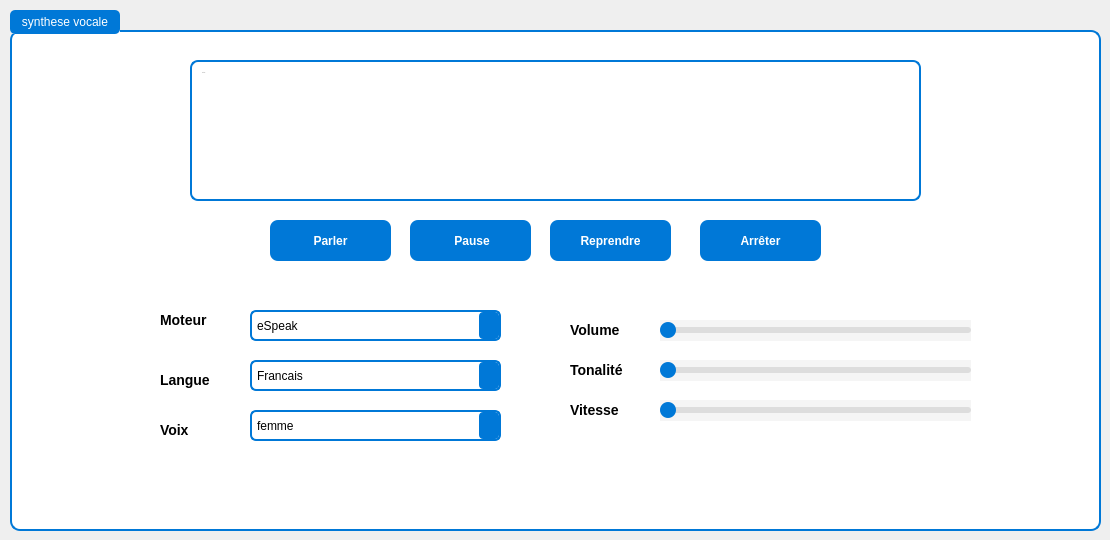
   <widget class="QWidget" name="tab_5">
    <attribute name="title">
     <string>synthese vocale</string>
    </attribute>
    <widget class="QGroupBox" name="groupBox_4">
     <property name="geometry">
      <rect>
       <x>10</x>
       <y>10</y>
       <width>1091</width>
       <height>521</height>
      </rect>
     </property>
     <property name="styleSheet">
      <string notr="true">/* 🎯 QGroupBox - Conteneur avec un style élégant et clair */
QGroupBox {
    background-color:rgb(255, 255, 255); /* Fond clair */
    border: 2px solid #0078D7; /* Bleu moderne */
    border-radius: 10px;
    margin-top: 20px; /* Décalage pour le titre */
    padding: 10px;
}

QGroupBox::title {
    subcontrol-origin: margin;
    subcontrol-position: top left;
    padding: 5px 10px;
    background-color: #0078D7;
    color: white;
    font-weight: bold;
    border-radius: 5px;
}

/* 🏷️ QLabel (Texte en noir) */
QLabel {
    color: black;
    font-size: 14px;
}

/* 📝 QTextEdit */
QTextEdit {
    background-color: white;
    border: 2px solid #0078D7;
    border-radius: 8px;
    padding: 6px;
    color: black;
}

QTextEdit:focus {
    border-color: #005A9E;
}

/* 🎛️ QComboBox */
QComboBox {
    background-color: white;
    border: 2px solid #0078D7;
    border-radius: 6px;
    padding: 5px;
    color: black;
}

QComboBox:hover {
    border-color: #005A9E;
}

QComboBox::drop-down {
    subcontrol-origin: padding;
    subcontrol-position: top right;
    width: 20px;
    background: #0078D7; /* Bleu clair, ou une autre couleur */
    border-radius: 4px;
    border: none;
}

/* Option pour améliorer l'apparence de la flèche */
QComboBox::down-arrow {
     /* Si tu veux une flèche personnalisée */
	image: url(:/img/images/bottom-right_10024180.png);
    width: 18px;
    height: 18px;
}

QComboBox QAbstractItemView {
    background-color: white;
    color: black;
    selection-background-color: #0078D7;
    border-radius: 6px;
}

/* 🔘 QPushButton */
QPushButton {
    background-color: #0078D7;
    border-radius: 8px;
    padding: 8px 15px;
    color: white;
    font-weight: bold;
    border: none;
}

QPushButton:hover {
    background-color: #005A9E;
}

QPushButton:pressed {
    background-color: #004080;
}

/* 🎚️ QSlider */
/* 🎚️ QSlider - Barre de progression claire et élégante */
QSlider::groove:horizontal {
    background: #ddd; /* Gris clair pour la barre */
    height: 6px;
    border-radius: 3px;
}

QSlider::handle:horizontal {
    background: #0078D7; /* Bleu moderne */
    width: 16px;
    height: 16px;
    border-radius: 8px;
    margin: -5px 0;
}

QSlider::handle:horizontal:hover {
    background: #005A9E; /* Bleu plus foncé au survol */
}

QSlider::sub-page:horizontal {
    /*background: #0078D7;  Couleur de remplissage */
    border-radius: 3px;
}

/* 🎨 QLabel - Texte en noir avec fond transparent */
QLabel {
    background-color: transparent;  /* Supprime le fond gris */
    color: black; /* Texte noir pour une bonne lisibilité */
    font-size: 14px;
    font-weight: bold;
}

</string>
     </property>
     <property name="title">
      <string>synthese vocale</string>
     </property>
     <widget class="QComboBox" name="comboVoix">
      <property name="geometry">
       <rect>
        <x>240</x>
        <y>400</y>
        <width>251</width>
        <height>31</height>
       </rect>
      </property>
      <item>
       <property name="text">
        <string>femme</string>
       </property>
       <property name="icon">
        <iconset resource="icons.qrc">
         <normaloff>:/img/images/femme.png</normaloff>:/img/images/femme.png</iconset>
       </property>
      </item>
      <item>
       <property name="text">
        <string>homme</string>
       </property>
       <property name="icon">
        <iconset resource="icons.qrc">
         <normaloff>:/img/images/homme.png</normaloff>:/img/images/homme.png</iconset>
       </property>
      </item>
     </widget>
     <widget class="QPushButton" name="btnReprendre">
      <property name="geometry">
       <rect>
        <x>540</x>
        <y>210</y>
        <width>121</width>
        <height>41</height>
       </rect>
      </property>
      <property name="text">
       <string>Reprendre</string>
      </property>
     </widget>
     <widget class="QComboBox" name="comboMoteur">
      <property name="geometry">
       <rect>
        <x>240</x>
        <y>300</y>
        <width>251</width>
        <height>31</height>
       </rect>
      </property>
      <property name="styleSheet">
       <string notr="true"/>
      </property>
      <item>
       <property name="text">
        <string>eSpeak</string>
       </property>
      </item>
      <item>
       <property name="text">
        <string>Microsoft David</string>
       </property>
      </item>
      <item>
       <property name="text">
        <string>Flite</string>
       </property>
      </item>
     </widget>
     <widget class="QPushButton" name="btnPause">
      <property name="geometry">
       <rect>
        <x>400</x>
        <y>210</y>
        <width>121</width>
        <height>41</height>
       </rect>
      </property>
      <property name="text">
       <string> Pause</string>
      </property>
     </widget>
     <widget class="QPushButton" name="btnParler">
      <property name="geometry">
       <rect>
        <x>260</x>
        <y>210</y>
        <width>121</width>
        <height>41</height>
       </rect>
      </property>
      <property name="text">
       <string>Parler</string>
      </property>
     </widget>
     <widget class="QComboBox" name="comboLangue">
      <property name="geometry">
       <rect>
        <x>240</x>
        <y>350</y>
        <width>251</width>
        <height>31</height>
       </rect>
      </property>
      <item>
       <property name="text">
        <string>Francais</string>
       </property>
      </item>
      <item>
       <property name="text">
        <string>Anglais</string>
       </property>
      </item>
     </widget>
     <widget class="QTextEdit" name="textEdit_3">
      <property name="geometry">
       <rect>
        <x>180</x>
        <y>50</y>
        <width>731</width>
        <height>141</height>
       </rect>
      </property>
      <property name="font">
       <font>
        <family>Segoe UI</family>
        <pointsize>-1</pointsize>
       </font>
      </property>
      <property name="placeholderText">
       <string>Text ici....</string>
      </property>
     </widget>
     <widget class="QPushButton" name="btnArreter">
      <property name="geometry">
       <rect>
        <x>690</x>
        <y>210</y>
        <width>121</width>
        <height>41</height>
       </rect>
      </property>
      <property name="text">
       <string>Arrêter</string>
      </property>
     </widget>
     <widget class="QLabel" name="label_12">
      <property name="geometry">
       <rect>
        <x>150</x>
        <y>300</y>
        <width>91</width>
        <height>20</height>
       </rect>
      </property>
      <property name="text">
       <string>Moteur</string>
      </property>
     </widget>
     <widget class="QLabel" name="label_17">
      <property name="geometry">
       <rect>
        <x>150</x>
        <y>410</y>
        <width>91</width>
        <height>20</height>
       </rect>
      </property>
      <property name="text">
       <string>Voix</string>
      </property>
     </widget>
     <widget class="QLabel" name="label_13">
      <property name="geometry">
       <rect>
        <x>150</x>
        <y>360</y>
        <width>91</width>
        <height>20</height>
       </rect>
      </property>
      <property name="text">
       <string>Langue</string>
      </property>
     </widget>
     <widget class="QLabel" name="label_19">
      <property name="geometry">
       <rect>
        <x>560</x>
        <y>350</y>
        <width>91</width>
        <height>20</height>
       </rect>
      </property>
      <property name="text">
       <string>Tonalité</string>
      </property>
     </widget>
     <widget class="QLabel" name="label_18">
      <property name="geometry">
       <rect>
        <x>560</x>
        <y>310</y>
        <width>91</width>
        <height>20</height>
       </rect>
      </property>
      <property name="text">
       <string>Volume</string>
      </property>
     </widget>
     <widget class="QLabel" name="label_20">
      <property name="geometry">
       <rect>
        <x>560</x>
        <y>390</y>
        <width>91</width>
        <height>20</height>
       </rect>
      </property>
      <property name="text">
       <string>Vitesse</string>
      </property>
     </widget>
     <widget class="QSlider" name="sliderVitesse">
      <property name="geometry">
       <rect>
        <x>650</x>
        <y>390</y>
        <width>311</width>
        <height>21</height>
       </rect>
      </property>
      <property name="styleSheet">
       <string notr="true">background-color: rgb(245, 245, 245);</string>
      </property>
      <property name="orientation">
       <enum>Qt::Orientation::Horizontal</enum>
      </property>
     </widget>
     <widget class="QSlider" name="horizontalSlider_6">
      <property name="geometry">
       <rect>
        <x>650</x>
        <y>350</y>
        <width>311</width>
        <height>21</height>
       </rect>
      </property>
      <property name="styleSheet">
       <string notr="true">background-color: rgb(245, 245, 245);</string>
      </property>
      <property name="orientation">
       <enum>Qt::Orientation::Horizontal</enum>
      </property>
     </widget>
     <widget class="QSlider" name="sliderVolume">
      <property name="geometry">
       <rect>
        <x>650</x>
        <y>310</y>
        <width>311</width>
        <height>21</height>
       </rect>
      </property>
      <property name="styleSheet">
       <string notr="true">background-color: rgb(245, 245, 245);</string>
      </property>
      <property name="orientation">
       <enum>Qt::Orientation::Horizontal</enum>
      </property>
     </widget>
    </widget>
   </widget>
